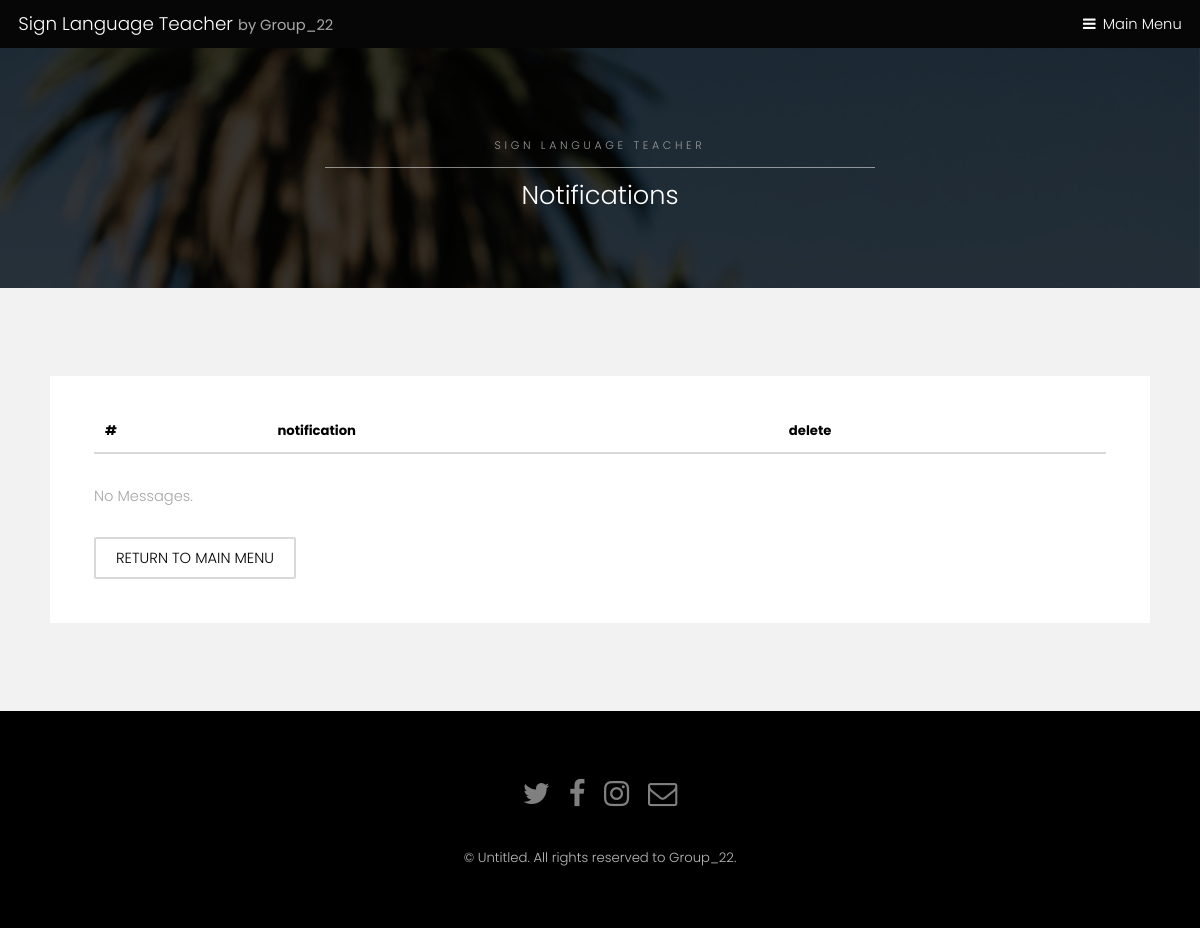
Before: /sign-language-teacher/notifications/ (signed in) with the older database file.
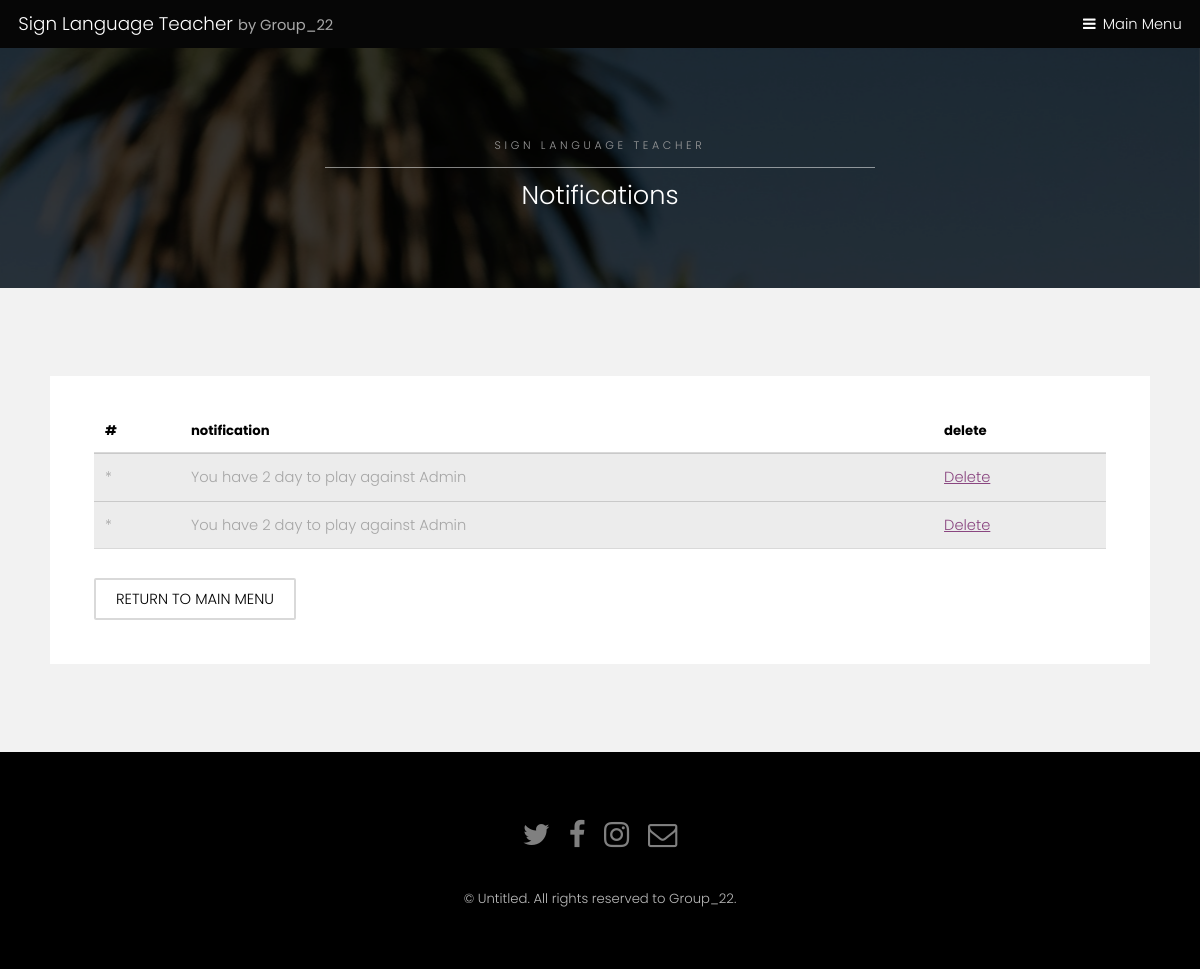
After: the same page with the newer database file.
### registration/models.py (models this page shows)
class Notifications(models.Model):
    receiver = models.ForeignKey(User, on_delete=models.CASCADE, null=True)
    message = models.CharField(max_length=256)
    seen = models.BooleanField(default=False)

### registration/views.py (the view)
# urls.py: path('notifications/', views.notifications, name='notifications'),
def notifications(request):
    if request.user is None or not request.user.is_authenticated:
        return HttpResponse("Not logged in")
    notifications = Notifications.objects.filter(receiver=request.user)
    return render(request, 'registration/notifications.html', {'notifications': notifications})

### registration/templates/registration/notifications.html (shortened to what this page needs)
{% extends 'registration/SubPage.html' %}
{% block title %}
    <h2>Notifications</h2>
{% endblock %}
{% block data %}
<div class="table-wrapper">
    <table>
        <thead>
        <tr>
            <th>#</th>
            <th>notification</th>
            <th>delete</th>
        </tr>
        </thead>
        {% for f in notifications %}
        <tbody>
        <tr>
            <td>*</td>
            <td>{{f.message}}</td>
            <td> <a href="/sign-language-teacher/notifications/delete/{{ f.id }}"> Delete</a></td>
        </tr>
        </tbody>
        {% endfor %}
    </table>
</div>
{% if not notifications %}
        <p>No Messages.</p>
    {% endif %}
<a href="{% url 'registration:index' %}"class="button alt">Return to main menu</a><br>
{% endblock %}

Changed rows visible on the page:
added Notifications: message "You have 2 day to play against Admin"
added Notifications: message "You have 2 day to play against Admin"
Other visible differences:
text no longer shown: "No Messages."
